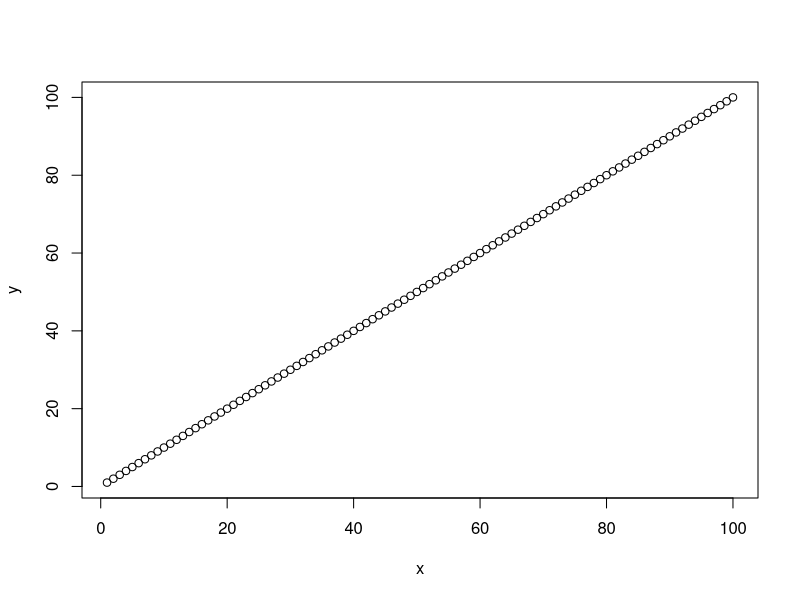

Source code (R):
## ---- chunk 1
a <- 10
a

x<-1:100
y<-1:100
plot(x,y)
